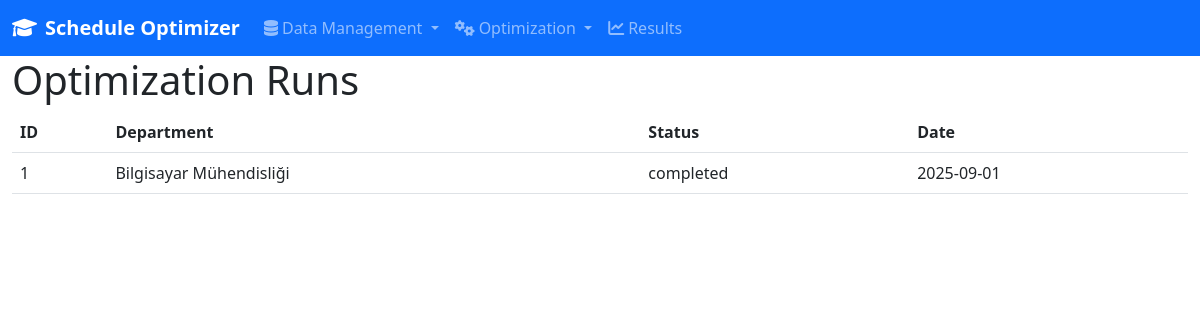
The page /optimize/runs on the database its author committed.
### models/database.py (models this page shows, shortened)
class OptimizationRun(db.Model):
    __tablename__ = 'optimization_runs'
    id = db.Column(db.Integer, primary_key=True)
    session_id = db.Column(db.String(50), nullable=False, unique=True)
    department_id = db.Column(db.Integer, db.ForeignKey('departments.id'), nullable=False)
    semester = db.Column(db.Integer, nullable=False)  # 1=Güz, 2=Bahar
    academic_year = db.Column(db.String(9), nullable=False)  # 2023-2024
    parameters = db.Column(JSON, nullable=False)
    constraints = db.Column(JSON, nullable=True)  # Ek kısıtlamalar
    objectives = db.Column(JSON, nullable=True)  # Optimizasyon hedefleri
    status = db.Column(db.String(20), nullable=False, default='initialized')
    progress = db.Column(JSON, nullable=True)
    results = db.Column(JSON, nullable=True)
    fitness_score = db.Column(db.Float, nullable=True)
    conflicts_count = db.Column(db.Integer, nullable=True)
    room_utilization = db.Column(db.Float, nullable=True)
    instructor_balance = db.Column(db.Float, nullable=True)
    student_satisfaction = db.Column(db.Float, nullable=True)
    runtime_seconds = db.Column(db.Float, nullable=True)
    memory_usage_mb = db.Column(db.Float, nullable=True)
    created_by = db.Column(db.String(200), nullable=True)  # Kullanıcı bilgisi
    created_at = db.Column(db.DateTime, default=datetime.utcnow)
    completed_at = db.Column(db.DateTime, nullable=True)
    department = db.relationship('Department', backref='optimization_runs', lazy=True)
    schedules = db.relationship('Schedule', backref='optimization_run', lazy=True, cascade='all, delete-orphan')

class Department(db.Model):
    __tablename__ = 'departments'
    id = db.Column(db.Integer, primary_key=True)
    name = db.Column(db.String(200), nullable=False, unique=True)
    code = db.Column(db.String(10), nullable=False, unique=True)  # Bölüm kodu (CS, EE, etc.)
    num_grades = db.Column(db.Integer, nullable=False)
    head_of_department = db.Column(db.String(200), nullable=True)  # Bölüm başkanı
    building = db.Column(db.String(100), nullable=True)  # Ana bina
    floor = db.Column(db.Integer, nullable=True)  # Ana kat
    phone = db.Column(db.String(20), nullable=True)
    email = db.Column(db.String(200), nullable=True)
    is_active = db.Column(db.Boolean, default=True)
    created_at = db.Column(db.DateTime, default=datetime.utcnow)
    updated_at = db.Column(db.DateTime, default=datetime.utcnow, onupdate=datetime.utcnow)
    lessons = db.relationship('Lesson', backref='department_ref', lazy=True, cascade='all, delete-orphan')
    instructors = db.relationship('Instructor', backref='department_ref', lazy=True, cascade='all, delete-orphan')

### routes/optimization.py (the view)
@optimization_bp.route('/runs')
def runs():
    page = request.args.get('page', 1, type=int)
    dept_id = request.args.get('department_id', type=int)
    status = request.args.get('status')
    query = OptimizationRun.query
    if dept_id:
        query = query.filter_by(department_id=dept_id)
    if status:
        query = query.filter_by(status=status)
    runs = query.order_by(OptimizationRun.created_at.desc()).paginate(
        page=page, per_page=20, error_out=False
    )
    departments = Department.query.filter_by(is_active=True).all()
    return render_template('optimization/runs.html',
                         runs=runs,
                         departments=departments,
                         selected_dept=dept_id,
                         selected_status=status)

### templates/optimization/runs.html (shortened to what this page needs)
{% extends "base.html" %}
{% block content %}
<h1>Optimization Runs</h1>
<div class="table-responsive">
    <table class="table">
        <thead>
            <tr><th>ID</th><th>Department</th><th>Status</th><th>Date</th></tr>
        </thead>
        <tbody>
            {% for run in runs.items %}
            <tr>
                <td>{{ run.id }}</td>
                <td>{{ run.department.name }}</td>
                <td>{{ run.status }}</td>
                <td>{{ run.created_at.strftime('%Y-%m-%d') }}</td>
            </tr>
            {% endfor %}
        </tbody>
    </table>
</div>
{% endblock %}

### rows shown on the page
OptimizationRun: id "1", department.name "Bilgisayar Mühendisliği", status "completed", created_at "2025-09-01"
